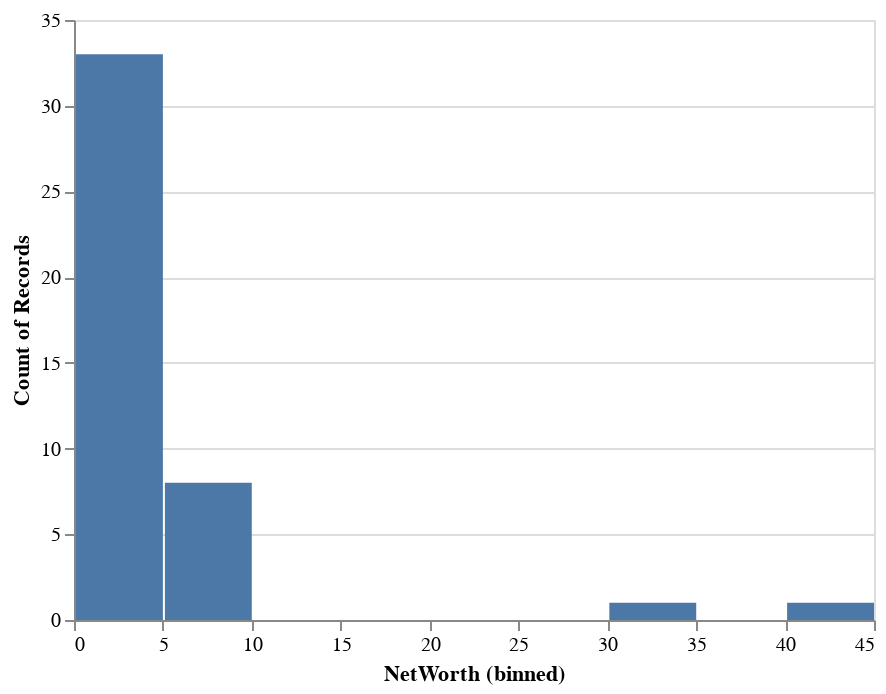

The code cell stored with this chart in its notebook:
### Code cell
alt.Chart(forbes_billionaires[IsHS]).mark_bar().encode(alt.X("NetWorth", bin=True), y='count()',)

### Figure 1 — Vega-Lite specification as saved in the notebook (floating-point values rounded to 4 significant figures)
{"config": {"view": {"continuousWidth": 400, "continuousHeight": 300}}, "data": {"name": "data-7f773b6ee5bc54bb6bbfc5368efc378f"}, "mark": "bar", "encoding": {"x": {"bin": true, "field": "NetWorth", "type": "quantitative"}, "y": {"aggregate": "count", "type": "quantitative"}}, "$schema": "https://vega.github.io/schema/vega-lite/v4.17.0.json", "datasets": {"data-7f773b6ee5bc54bb6bbfc5368efc378f": [{"Name": "François Pinault & family", "NetWorth": 42.3, "Country": "France", "Source": "luxury goods", "Rank": 32, "Age": 84.0, "Residence": "Paris, France", "Citizenship": "France", "Status": "Married", "Children": 3.0, "Self_made": 1.0, "Education": "Drop Out, High School", "University": " High School", "HEA": "Drop Out"}, {"Name": "Li Ka-shing", "NetWorth": 33.7, "Country": "Hong Kong", "Source": "diversified", "Rank": 43, "Age": 92.0, "Residence": "Hong Kong", "Citizenship": "Hong Kong", "Status": "Widowed", "Children": 2.0, "Self_made": 1.0, "Education": "Drop Out, High School", "University": " High School", "HEA": "Drop Out"}, {"Name": "Harold Hamm & family", "NetWorth": 9.4, "Country": "United States", "Source": "oil & gas", "Rank": 247, "Age": 75.0, "Residence": "Oklahoma City, Oklahoma", "Citizenship": "United States", "Status": "Divorced", "Children": 5.0, "Self_made": 1.0, "Education": "Diploma, High School", "University": " High School", "HEA": "Diploma"}, {"Name": "Blair Parry-Okeden", "NetWorth": 9.4, "Country": "United States", "Source": "media, automotive", "Rank": 247, "Age": 70.0, "Residence": "New South Wales, Australia", "Citizenship": "United States", "Status": "Divorced", "Children": 2.0, "Self_made": 0.0, "Education": "Diploma, High School; Bachelor of Arts/Science, University of Denver", "University": " High School; Bachelor of Arts/Science, University of Denver", "HEA": "Diploma"}, {"Name": "Diane Hendricks", "NetWorth": 8.0, "Country": "United States", "Source": "roofing", "Rank": 308, "Age": 74.0, "Residence": "Afton, Wisconsin", "Citizenship": "United States", "Status": "Widowed", "Children": 7.0, "Self_made": 1.0, "Education": "Diploma, High School", "University": " High School", "HEA": "Diploma"}, {"Name": "David Green & family", "NetWorth": 7.6, "Country": "United States", "Source": "retail", "Rank": 327, "Age": 79.0, "Residence": "Oklahoma City, Oklahoma", "Citizenship": "United States", "Status": "Married", "Children": 3.0, "Self_made": 1.0, "Education": "Diploma, High School", "University": " High School", "HEA": "Diploma"}, {"Name": "Ralph Lauren", "NetWorth": 7.1, "Country": "United States", "Source": "apparel", "Rank": 358, "Age": 81.0, "Residence": "New York, New York", "Citizenship": "United States", "Status": "Married", "Children": 3.0, "Self_made": 1.0, "Education": "Drop Out, City University of New York City College; Diploma, High School", "University": " City University of New York City College; Diploma, High School", "HEA": "Drop Out"}, {"Name": "Dennis Washington", "NetWorth": 6.4, "Country": "United States", "Source": "construction, mining", "Rank": 418, "Age": 86.0, "Residence": "Missoula, Montana", "Citizenship": "United States", "Status": "Married", "Children": 2.0, "Self_made": 1.0, "Education": "Diploma, High School", "University": " High School", "HEA": "Diploma"}, {"Name": "Ronald Wanek", "NetWorth": 6.0, "Country": "United States", "Source": "furniture", "Rank": 451, "Age": 79.0, "Residence": "Saint Petersburg, Florida", "Citizenship": "United States", "Status": "Married", "Children": 3.0, "Self_made": 1.0, "Education": "High School Graduate, High School", "University": " High School", "HEA": "High School Graduate"}, {"Name": "Emanuele (Lino) Saputo & family", "NetWorth": 5.7, "Country": "Canada", "Source": "cheese", "Rank": 486, "Age": 84.0, "Residence": "Montreal, Canada", "Citizenship": "Canada", "Status": "Married", "Children": 3.0, "Self_made": 0.0, "Education": "Diploma, High School", "University": " High School", "HEA": "Diploma"}, {"Name": "Richard Branson", "NetWorth": 4.8, "Country": "United Kingdom", "Source": "Virgin", "Rank": 589, "Age": 70.0, "Residence": "Necker Island, British Virgin Islands", "Citizenship": "United Kingdom", "Status": "Married", "Children": 2.0, "Self_made": 1.0, "Education": "Drop Out, High School", "University": " High School", "HEA": "Drop Out"}, {"Name": "Richard Schulze", "NetWorth": 4.7, "Country": "United States", "Source": "Best Buy", "Rank": 608, "Age": 80.0, "Residence": "Bonita Springs, Florida", "Citizenship": "United States", "Status": "Widowed, Remarried", "Children": 10.0, "Self_made": 1.0, "Education": "Diploma, High School", "University": " High School", "HEA": "Diploma"}, {"Name": "Don Vultaggio & family", "NetWorth": 3.8, "Country": "United States", "Source": "beverages", "Rank": 775, "Age": 69.0, "Residence": "Port Washington, New York", "Citizenship": "United States", "Status": "Married", "Children": 2.0, "Self_made": 1.0, "Education": "High School Graduate, High School", "University": " High School", "HEA": "High School Graduate"}, {"Name": "Marian Ilitch", "NetWorth": 3.7, "Country": "United States", "Source": "Little Caesars", "Rank": 807, "Age": 88.0, "Residence": "Bingham Farms, Michigan", "Citizenship": "United States", "Status": "Widowed", "Children": 7.0, "Self_made": 1.0, "Education": "Diploma, High School; High School Graduate, High School", "University": " High School; High School Graduate, High School", "HEA": "Diploma"}, {"Name": "Ennio Doris & family", "NetWorth": 3.4, "Country": "Italy", "Source": "financial services", "Rank": 891, "Age": 80.0, "Residence": "Tombolo, Italy", "Citizenship": "Italy", "Status": "Married", "Children": 2.0, "Self_made": 1.0, "Education": "Diploma, High School", "University": " High School", "HEA": "Diploma"}, {"Name": "Angela Leong", "NetWorth": 3.4, "Country": "Hong Kong", "Source": "casinos", "Rank": 891, "Age": 60.0, "Residence": "Hong Kong, Hong Kong", "Citizenship": "Hong Kong", "Status": "Widowed", "Children": 5.0, "Self_made": 0.0, "Education": "Diploma, High School", "University": " High School", "HEA": "Diploma"}, {"Name": "Archie Aldis Emmerson & family", "NetWorth": 3.2, "Country": "United States", "Source": "timberland, lumber mills", "Rank": 956, "Age": 92.0, "Residence": "Redding, California", "Citizenship": "United States", "Status": "Married", "Children": 3.0, "Self_made": 1.0, "Education": "Diploma, High School", "University": " High School", "HEA": "Diploma"}, {"Name": "Haim Saban", "NetWorth": 3.0, "Country": "United States", "Source": "TV network, investments", "Rank": 1008, "Age": 76.0, "Residence": "Beverly Hills, California", "Citizenship": "United States", "Status": "Married", "Children": 4.0, "Self_made": 1.0, "Education": "Diploma, High School", "University": " High School", "HEA": "Diploma"}, {"Name": "John Paul DeJoria", "NetWorth": 2.7, "Country": "United States", "Source": "hair products, tequila", "Rank": 1174, "Age": 77.0, "Residence": "Austin, Texas", "Citizenship": "United States", "Status": "Married", "Children": 6.0, "Self_made": 1.0, "Education": "Diploma, High School", "University": " High School", "HEA": "Diploma"}, {"Name": "Sean Parker", "NetWorth": 2.7, "Country": "United States", "Source": "Facebook", "Rank": 1174, "Age": 41.0, "Residence": "Los Angeles, California", "Citizenship": "United States", "Status": "Married", "Children": 2.0, "Self_made": 1.0, "Education": "Diploma, High School", "University": " High School", "HEA": "Diploma"}, {"Name": "Brad Kelley", "NetWorth": 2.6, "Country": "United States", "Source": "tobacco", "Rank": 1205, "Age": 64.0, "Residence": "Franklin, Tennessee", "Citizenship": "United States", "Status": "Married", "Children": 3.0, "Self_made": 1.0, "Education": "Diploma, High School; Drop Out, Western Kentucky University", "University": " High School; Drop Out, Western Kentucky University", "HEA": "Diploma"}, {"Name": "Gregorio Perez Companc & family", "NetWorth": 2.4, "Country": "Argentina", "Source": "oil & gas", "Rank": 1299, "Age": 85.0, "Residence": "Buenos Aires, Argentina", "Citizenship": "Argentina", "Status": "Married", "Children": 7.0, "Self_made": 1.0, "Education": "Drop Out, High School", "University": " High School", "HEA": "Drop Out"}, {"Name": "Eiichi Kuriwada", "NetWorth": 2.3, "Country": "Japan", "Source": "package delivery", "Rank": 1362, "Age": 74.0, "Residence": "Osaka, Japan", "Citizenship": "Japan", "Status": "Married", "Children": 3.0, "Self_made": 1.0, "Education": "High School Graduate, Arai High School", "University": " Arai High School", "HEA": "High School Graduate"}, {"Name": "Lang Walker", "NetWorth": 2.3, "Country": "Australia", "Source": "real estate", "Rank": 1362, "Age": 75.0, "Residence": "Sydney, Australia", "Citizenship": "Australia", "Status": "Married", "Children": 3.0, "Self_made": 1.0, "Education": "Diploma, High School", "University": " High School", "HEA": "Diploma"}, {"Name": "Bill Austin", "NetWorth": 2.2, "Country": "United States", "Source": "hearing aids", "Rank": 1444, "Age": 79.0, "Residence": "Brownsville, Texas", "Citizenship": "United States", "Status": "Married", "Children": null, "Self_made": 1.0, "Education": "High School Graduate, High School", "University": " High School", "HEA": "High School Graduate"}, {"Name": "David Murdock", "NetWorth": 2.1, "Country": "United States", "Source": "Dole, real estate", "Rank": 1517, "Age": 98.0, "Residence": "Ventura, California", "Citizenship": "United States", "Status": "Widowed", "Children": 3.0, "Self_made": 1.0, "Education": "Drop Out, High School", "University": " High School", "HEA": "Drop Out"}, {"Name": "S. Daniel Abraham", "NetWorth": 2.0, "Country": "United States", "Source": "Slim-Fast", "Rank": 1580, "Age": 96.0, "Residence": "Palm Beach, Florida", "Citizenship": "United States", "Status": "Married", "Children": 6.0, "Self_made": 1.0, "Education": "Diploma, High School", "University": " High School", "HEA": "Diploma"}, {"Name": "Nicola Bulgari", "NetWorth": 1.9, "Country": "Italy", "Source": "luxury goods", "Rank": 1664, "Age": 80.0, "Residence": "Rome, Italy", "Citizenship": "Italy", "Status": null, "Children": 4.0, "Self_made": 0.0, "Education": "Diploma, High School", "University": " High School", "HEA": "Diploma"}, {"Name": "Maria Helena Moraes Scripilliti", "NetWorth": 1.9, "Country": "Brazil", "Source": "diversified", "Rank": 1664, "Age": 90.0, "Residence": "Sao Paulo, Brazil", "Citizenship": "Brazil", "Status": "Widowed", "Children": 4.0, "Self_made": 0.0, "Education": "High School Graduate, High School", "University": " High School", "HEA": "High School Graduate"}, {"Name": "Jimmy John Liautaud", "NetWorth": 1.7, "Country": "United States", "Source": "sandwich chain", "Rank": 1833, "Age": 57.0, "Residence": "Key Largo, Florida", "Citizenship": "United States", "Status": "Married", "Children": 3.0, "Self_made": 1.0, "Education": "High School Graduate, High School", "University": " High School", "HEA": "High School Graduate"}, {"Name": "Shalom Meckenzie", "NetWorth": 1.7, "Country": "Israel", "Source": "★", "Rank": 1833, "Age": 44.0, "Residence": "Bat-Yam, Israel", "Citizenship": "Israel", "Status": "Married", "Children": 4.0, "Self_made": 1.0, "Education": "Diploma, High School", "University": " High School", "HEA": "Diploma"}, {"Name": "Ron Burkle", "NetWorth": 1.5, "Country": "United States", "Source": "supermarkets, investments", "Rank": 2035, "Age": 68.0, "Residence": "London, United Kingdom", "Citizenship": "United States", "Status": "Divorced", "Children": 3.0, "Self_made": 1.0, "Education": "Diploma, High School", "University": " High School", "HEA": "Diploma"}, {"Name": "Alan Gerry", "NetWorth": 1.5, "Country": "United States", "Source": "cable television", "Rank": 2035, "Age": 92.0, "Residence": "Liberty, New York", "Citizenship": "United States", "Status": "Married", "Children": 3.0, "Self_made": 1.0, "Education": "Drop Out, High School", "University": " High School", "HEA": "Drop Out"}, {"Name": "John Van Lieshout", "NetWorth": 1.5, "Country": "Australia", "Source": "real estate", "Rank": 2035, "Age": 75.0, "Residence": "Brisbane, Australia", "Citizenship": "Australia", "Status": "Married", "Children": 3.0, "Self_made": 1.0, "Education": "Diploma, High School", "University": " High School", "HEA": "Diploma"}, {"Name": "Zadik Bino & family", "NetWorth": 1.4, "Country": "Israel", "Source": "banking, oil", "Rank": 2141, "Age": 77.0, "Residence": "Tel Aviv, Israel", "Citizenship": "Israel", "Status": "Married", "Children": 3.0, "Self_made": 1.0, "Education": "Diploma, High School", "University": " High School", "HEA": "Diploma"}, {"Name": "Darwin Deason", "NetWorth": 1.4, "Country": "United States", "Source": "software", "Rank": 2141, "Age": 80.0, "Residence": "Dallas, Texas", "Citizenship": "United States", "Status": "Divorced", "Children": 3.0, "Self_made": 1.0, "Education": "Diploma, High School", "University": " High School", "HEA": "Diploma"}, {"Name": "Farris Wilks", "NetWorth": 1.3, "Country": "United States", "Source": "natural gas", "Rank": 2263, "Age": 69.0, "Residence": "Cisco, Texas", "Citizenship": "United States", "Status": "Married", "Children": 11.0, "Self_made": 1.0, "Education": "Diploma, High School", "University": " High School", "HEA": "Diploma"}, {"Name": "Syed Mokhtar AlBukhary", "NetWorth": 1.2, "Country": "Malaysia", "Source": "engineering, energy, construction", "Rank": 2378, "Age": 69.0, "Residence": "Kuala Lumpur, Malaysia", "Citizenship": "Malaysia", "Status": "Married", "Children": 5.0, "Self_made": 1.0, "Education": "Drop Out, High School", "University": " High School", "HEA": "Drop Out"}, {"Name": "Dan Gertler", "NetWorth": 1.2, "Country": "Israel", "Source": "mining", "Rank": 2378, "Age": 47.0, "Residence": "Bnei Brak, Israel", "Citizenship": "Israel", "Status": "Married", "Children": 11.0, "Self_made": 0.0, "Education": "Diploma, High School", "University": " High School", "HEA": "Diploma"}, {"Name": "Dan Wilks", "NetWorth": 1.1, "Country": "United States", "Source": "natural gas", "Rank": 2524, "Age": 64.0, "Residence": "Cisco, Texas", "Citizenship": "United States", "Status": "Married", "Children": 6.0, "Self_made": 1.0, "Education": "Diploma, High School", "University": " High School", "HEA": "Diploma"}, {"Name": "Ahmet Nazif Zorlu", "NetWorth": 1.1, "Country": "Turkey", "Source": "diversified", "Rank": 2524, "Age": 76.0, "Residence": "Istanbul, Turkey", "Citizenship": "Turkey", "Status": "Married", "Children": 3.0, "Self_made": 1.0, "Education": "Drop Out, High School", "University": " High School", "HEA": "Drop Out"}, {"Name": "Manny Stul", "NetWorth": 1.0, "Country": "Australia", "Source": "toys", "Rank": 2674, "Age": 71.0, "Residence": "Melbourne, Australia", "Citizenship": "Australia", "Status": "Married", "Children": 2.0, "Self_made": 1.0, "Education": "High School Graduate, High School", "University": " High School", "HEA": "High School Graduate"}, {"Name": "Surin Upatkoon", "NetWorth": 1.0, "Country": "Thailand", "Source": "telecom, lotteries, insurance", "Rank": 2674, "Age": 72.0, "Residence": "Kuala Lumpur, Malaysia", "Citizenship": "Thailand", "Status": "Married", "Children": 3.0, "Self_made": 1.0, "Education": "High School,nan", "University": null, "HEA": "High School"}]}}
